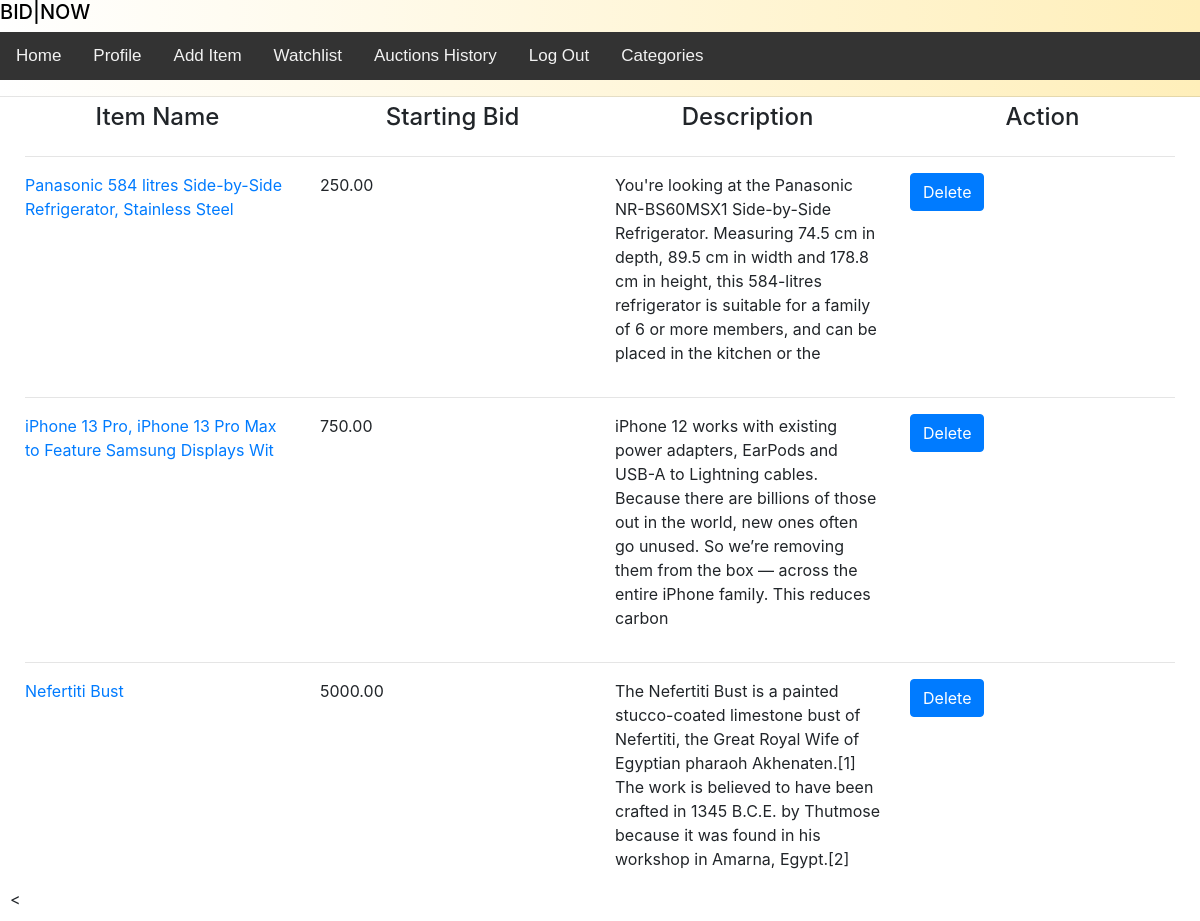
The page /watchlist (signed in) on the database its author committed.
### auctions/models.py (models this page shows, shortened)
class Watchlist(models.Model):
    items = models.ForeignKey(Item, on_delete=models.CASCADE)
    user = models.ForeignKey(User, on_delete=models.CASCADE, related_name='watchlist_list')

class Item(models.Model):
    user = models.ForeignKey(User, on_delete=models.CASCADE, related_name="item_list")
    title = models.CharField(max_length=64)
    description = models.CharField(max_length=256, blank=True)
    img_url = models.CharField(max_length=256, blank=True)
    starting_bid = models.DecimalField(decimal_places=2, max_digits=8)
    category = models.CharField(max_length=24, default='No Category')
    status = models.BooleanField(default=True)

### auctions/views.py (the view)
# urls.py: path("watchlist", views.watchlist_view, name="watchlist"),
def watchlist_view(request):
    current_user = User.objects.filter(username=request.user.username).get()
    watchlist = current_user.watchlist_list.all()
    return render(request, "auctions/watchlist.html",{
        "watchlist": watchlist
    })

### auctions/templates/auctions/watchlist.html (shortened to what this page needs)
{% extends 'auctions/layout.html' %}
{% load static %}
{% block body %}
<div class="container-fluid">
    <div class="row header justify-content-md-center">
        <div class="col-lg" >
            <h4>Item Name</h4>
        </div>
        <div class="col-lg">
            <h4 class="">Starting Bid</h4>
        </div>
        <div class="col-lg">
            <h4>Description</h4>
        </div>
        <div class="col-lg">
            <h4>Action</h4>
        </div>
    </div>
    {% for item in watchlist %}
    <hr>
    <div class="row">
        <div class="col-lg" >
            <a href="{% url 'auctions:listing_details'%}?listing_title={{item.items.title}}">{{item.items.title}}</a>
        </div>
        <div class="col-lg">
            <p>{{item.items.starting_bid}}</p>
        </div>
        <div class="col-lg">
            <p>{{item.items.description}}</p>
        </div>
        <div class="col-lg">
            <form action="{% url 'auctions:delete_item_watchlist' %}" method="POST">
                <button type="submit" class="btn btn-primary">Delete</button>
            </form>
        </div>
    </div>
    {%empty%}
        <h5>Watchlist empty</h5>
    {% endfor %}
</div>
{% endblock  %}

### auctions/templates/auctions/layout.html (shortened to what this page needs)
{% load static %}
<!DOCTYPE html>
<html lang="en">
    <head>
        <link rel="stylesheet" href="https://stackpath.bootstrapcdn.com/bootstrap/4.4.1/css/bootstrap.min.css">
        <link href="{% static 'auctions/styles.css' %}" rel="stylesheet">
        <link  href="{% static 'auctions/cards.css' %}" rel="stylesheet">
        <link href='https://css.gg/profile.css' rel='stylesheet'>
        <link rel="stylesheet" href="css/bootstrap.css">
    </head>
<div class="check">
    <body>
        <h1 style="font-size:20px;color:black;">BID|NOW<h6><h1>
        <ul class="nav">
            <li class="nav-item">
                <a class="nav-link" href="{% url 'auctions:index' %}">Home</a>
            </li>
            <li class="nav-item">
                    <a class="nav-link" href="{% url 'auctions:profile' %}">Profile</a>
                </li>
            {% if user.is_authenticated %}
                <li class="nav-item">
                     <a class="nav-link" href="{% url 'auctions:add' %}">Add Item</a>
                </li>
                <li class="nav-item">
                   <a class="nav-link" href="{% url 'auctions:watchlist' %}">Watchlist</a>
                 </li>
                <li class="nav-item">
                  </i><a class="nav-link" href="{% url 'auctions:auctions_history' %}">Auctions History</a>
                   </li>
            <li class="nav-item">
                 <a class="nav-link" href="{% url 'auctions:logout' %}">Log Out</a>
                </li>
           {% endif %}
             <li class="nav-item">
               <a class="nav-link" href="{% url 'auctions:category_list' %}">Categories</a>
            </li>
        </ul>
        <hr>
</div>
        {% block body %}
        {% endblock %}
    </body>
<</html>

### auctions/static/auctions/styles.css (style rules this page uses)
body { padding: 10px; }

### auctions/static/auctions/cards.css (style rules this page uses)
div.header > div { text-align: center; }

### auctions/templates/auctions/layout.html (style rules this page uses)
.check { background: #FFEFBA; background: -webkit-linear-gradient(to right, #FFFFFF, #FFEFBA); background: linear-gradient(to right, #FFFFFF, #FFEFBA); margin:-10px; }
.nav { overflow: hidden; background-color: #333; font-family: Arial, Helvetica, sans-serif; }
.nav a { float: left; color: #f2f2f2; text-align: center; padding: 14px 16px; text-decoration: none; font-size: 17px; }

### rows shown on the page
Watchlist: items "Panasonic 584 litres Side-by-Side Refrigerator, Stainless Steel", items.starting_bid "250.00", items.description "You're looking at the Panasonic NR-BS60MSX1 Side-by-Side Refrigerator. Measuring 74.5 cm in depth, 89.5 cm in width and 178.8 cm in height, this 584-litres refrigerator is suitable for a family of 6 or more members, and can be placed in the kitchen or the"
Watchlist: items "iPhone 13 Pro, iPhone 13 Pro Max to Feature Samsung Displays Wit", items.starting_bid "750.00", items.description "iPhone 12 works with existing power adapters, EarPods and USB-A to Lightning cables. Because there are billions of those out in the world, new ones often go unused. So we’re removing them from the box — across the entire iPhone family. This reduces carbon"
Watchlist: items "Nefertiti Bust", items.starting_bid "5000.00", items.description "The Nefertiti Bust is a painted stucco-coated limestone bust of Nefertiti, the Great Royal Wife of Egyptian pharaoh Akhenaten.[1] The work is believed to have been crafted in 1345 B.C.E. by Thutmose because it was found in his workshop in Amarna, Egypt.[2]"
